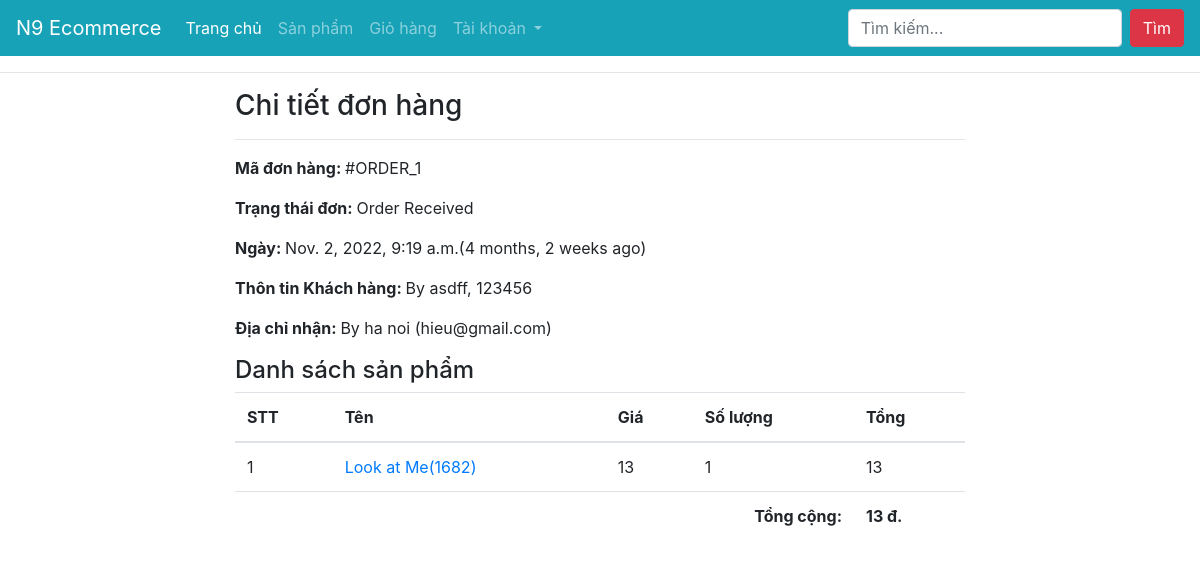
/profile/order-1/ (signed in), run on the app's committed database.
### ecomapp/models.py (models this page shows, shortened)
class Order(models.Model):
    cart = models.OneToOneField(Cart, on_delete=models.CASCADE)
    ordered_by = models.CharField(max_length=200)
    shipping_address = models.CharField(max_length=200)
    mobile = models.CharField(max_length=10)
    email = models.EmailField(null=True, blank=True)
    subtotal = models.PositiveIntegerField()
    discount = models.PositiveIntegerField()
    total = models.PositiveIntegerField()
    order_status = models.CharField(max_length=50, choices=ORDER_STATUS)
    created_at = models.DateTimeField(auto_now_add=True)
    payment_method = models.CharField(
        max_length=20, choices=METHOD, default="Cash On Delivery")
    payment_completed = models.BooleanField(
        default=False, null=True, blank=True)

class CartProduct(models.Model):
    cart = models.ForeignKey(Cart, on_delete=models.CASCADE)
    product = models.ForeignKey(Book, on_delete=models.CASCADE)
    rate = models.PositiveIntegerField()
    quantity = models.PositiveIntegerField()
    subtotal = models.PositiveIntegerField()

class Book(models.Model):
    title = models.CharField(max_length=200)
    slug = models.SlugField(unique=True)
    category = models.ForeignKey(Category, on_delete=models.CASCADE)
    image = models.ImageField(upload_to="books")
    marked_price = models.PositiveIntegerField()
    selling_price = models.PositiveIntegerField()
    description = models.TextField()
    info = models.CharField(max_length=300, null=True, blank=True)
    return_policy = models.CharField(max_length=300, null=True, blank=True)
    view_count = models.PositiveIntegerField(default=0)

### ecomapp/views.py (the view)
# urls.py: path("profile/order-<int:pk>/", CustomerOrderDetailView.as_view(),
class CustomerOrderDetailView(DetailView):
    template_name = "customerorderdetail.html"
    model = Order
    context_object_name = "ord_obj"
    def dispatch(self, request, *args, **kwargs):
        if request.user.is_authenticated and Customer.objects.filter(user=request.user).exists():
            order_id = self.kwargs["pk"]
            order = Order.objects.get(id=order_id)
            if request.user.customer != order.cart.customer:
                return redirect("ecomapp:customerprofile")
        else:
            return redirect("/login/?next=/profile/")
        return super().dispatch(request, *args, **kwargs)

### ecomapp/templates/customerorderdetail.html (shortened to what this page needs)
{% extends "base.html" %}
{% load humanize %}
{% block content %}
<div class="container">
    <div class="row">
        <div class="col-md-8 mx-auto">
            <h3>Chi tiết đơn hàng</h3><hr>
            <p><span class="font-weight-bold">Mã đơn hàng: </span> #ORDER_{{ord_obj.id}}</p>
            <p><span class="font-weight-bold">Trạng thái đơn: </span> {{ord_obj.order_status}}</p>
            <p><span class="font-weight-bold">Ngày: </span> {{ord_obj.created_at}}({{ord_obj.created_at|timesince}} ago)</p>
            <p><span class="font-weight-bold">Thôn tin Khách hàng: </span> By {{ord_obj.ordered_by}}, {{ord_obj.mobile}}</p>
            <p><span class="font-weight-bold">Địa chỉ nhận: </span> By {{ord_obj.shipping_address}} ({{ord_obj.email}})</p>
            <h4>Danh sách sản phẩm</h4>
            <table class="table">
                <thead>
                    <tr>
                        <th>STT</th>
                        <th>Tên</th>
                        <th>Giá</th>
                        <th>Số lượng</th>
                        <th>Tổng</th>
                    </tr>
                </thead>
                <tbody>
                    {% for cp in ord_obj.cart.cartproduct_set.all %}
                    <tr>
                        <td>{{forloop.counter}}</td>
                        <td><a target="_blank" href="{% url 'ecomapp:productdetail' cp.product.slug %}">{{cp.product.title}}({{cp.product.id}})</a></td>
                        <td>{{cp.rate}}</td>
                        <td>{{cp.quantity}}</td>
                        <td>{{cp.subtotal}}</td>
                    </tr>
                    {% endfor %}
                    <tr>
                        <th colspan="4" class="text-right">Tổng cộng: </th>
                        <th>{{ord_obj.total|intcomma}} đ.</th>
                    </tr>
                </tbody>
            </table>
        </div>
    </div>
</div>
{% endblock %}

### data on the page
Order: id "1", order_status "Order Received", created_at "Nov. 2, 2022, 9:19 a.m.", created_at "4 months, 2 weeks", ordered_by "asdff", mobile "123456", shipping_address "ha noi", email "hieu@gmail.com", total "13"
CartProduct: product "Look at Me", product.id "1682", rate "13", quantity "1", subtotal "13"
